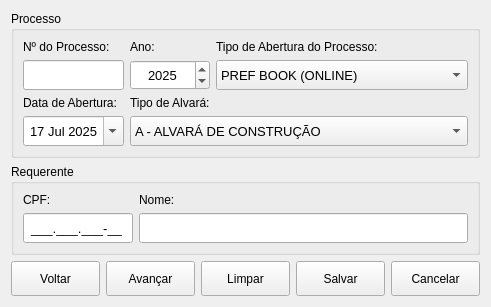
       <widget class="QWidget" name="tabProcesso">
        <attribute name="title">
         <string>Processo</string>
        </attribute>
        <layout class="QVBoxLayout" name="tabProcessoVertical">
         <item>
          <layout class="QVBoxLayout" name="verticalLayoutProcesso">
           <item>
            <widget class="QGroupBox" name="groupBoxProcesso">
             <property name="sizePolicy">
              <sizepolicy hsizetype="Preferred" vsizetype="Maximum">
               <horstretch>0</horstretch>
               <verstretch>0</verstretch>
              </sizepolicy>
             </property>
             <property name="maximumSize">
              <size>
               <width>16777215</width>
               <height>200</height>
              </size>
             </property>
             <property name="title">
              <string>Processo</string>
             </property>
             <layout class="QGridLayout" name="groupBoxProcessoGrid" columnstretch="0">
              <item row="0" column="0">
               <layout class="QGridLayout" name="gridLayoutProcesso" rowstretch="0,0" columnstretch="1,1,2">
                <item row="0" column="0">
                 <layout class="QVBoxLayout" name="verticalLayout0_0" stretch="0,0">
                  <item>
                   <widget class="QLabel" name="labelProcesso">
                    <property name="sizePolicy">
                     <sizepolicy hsizetype="Preferred" vsizetype="Fixed">
                      <horstretch>0</horstretch>
                      <verstretch>0</verstretch>
                     </sizepolicy>
                    </property>
                    <property name="text">
                     <string>Nº do Processo:</string>
                    </property>
                   </widget>
                  </item>
                  <item>
                   <widget class="QLineEdit" name="lineEditProcesso">
                    <property name="sizePolicy">
                     <sizepolicy hsizetype="Expanding" vsizetype="Minimum">
                      <horstretch>0</horstretch>
                      <verstretch>0</verstretch>
                     </sizepolicy>
                    </property>
                    <property name="minimumSize">
                     <size>
                      <width>0</width>
                      <height>30</height>
                     </size>
                    </property>
                    <property name="font">
                     <font>
                      <family>Arial</family>
                      <pointsize>10</pointsize>
                     </font>
                    </property>
                    <property name="layoutDirection">
                     <enum>Qt::LeftToRight</enum>
                    </property>
                    <property name="inputMethodHints">
                     <set>Qt::ImhNone</set>
                    </property>
                    <property name="inputMask">
                     <string/>
                    </property>
                    <property name="alignment">
                     <set>Qt::AlignRight|Qt::AlignTrailing|Qt::AlignVCenter</set>
                    </property>
                    <property name="placeholderText">
                     <string/>
                    </property>
                   </widget>
                  </item>
                 </layout>
                </item>
                <item row="1" column="0">
                 <layout class="QVBoxLayout" name="verticalLayout1_0" stretch="0,0">
                  <item>
                   <widget class="QLabel" name="labelAbertura">
                    <property name="sizePolicy">
                     <sizepolicy hsizetype="Preferred" vsizetype="Fixed">
                      <horstretch>0</horstretch>
                      <verstretch>0</verstretch>
                     </sizepolicy>
                    </property>
                    <property name="text">
                     <string>Data de Abertura:</string>
                    </property>
                   </widget>
                  </item>
                  <item>
                   <widget class="QDateEdit" name="dateEditAbertura">
                    <property name="sizePolicy">
                     <sizepolicy hsizetype="Expanding" vsizetype="Minimum">
                      <horstretch>0</horstretch>
                      <verstretch>0</verstretch>
                     </sizepolicy>
                    </property>
                    <property name="minimumSize">
                     <size>
                      <width>0</width>
                      <height>30</height>
                     </size>
                    </property>
                    <property name="font">
                     <font>
                      <family>Arial</family>
                      <pointsize>10</pointsize>
                     </font>
                    </property>
                    <property name="alignment">
                     <set>Qt::AlignCenter</set>
                    </property>
                    <property name="dateTime">
                     <datetime>
                      <hour>0</hour>
                      <minute>0</minute>
                      <second>0</second>
                      <year>2025</year>
                      <month>7</month>
                      <day>17</day>
                     </datetime>
                    </property>
                    <property name="calendarPopup">
                     <bool>true</bool>
                    </property>
                    <property name="timeSpec">
                     <enum>Qt::LocalTime</enum>
                    </property>
                   </widget>
                  </item>
                 </layout>
                </item>
                <item row="0" column="1">
                 <layout class="QVBoxLayout" name="verticalLayout0_1">
                  <item>
                   <widget class="QLabel" name="labelAno">
                    <property name="sizePolicy">
                     <sizepolicy hsizetype="Preferred" vsizetype="Fixed">
                      <horstretch>0</horstretch>
                      <verstretch>0</verstretch>
                     </sizepolicy>
                    </property>
                    <property name="text">
                     <string>Ano:</string>
                    </property>
                   </widget>
                  </item>
                  <item>
                   <widget class="QSpinBox" name="spinBoxAno">
                    <property name="sizePolicy">
                     <sizepolicy hsizetype="Expanding" vsizetype="Minimum">
                      <horstretch>0</horstretch>
                      <verstretch>0</verstretch>
                     </sizepolicy>
                    </property>
                    <property name="minimumSize">
                     <size>
                      <width>0</width>
                      <height>30</height>
                     </size>
                    </property>
                    <property name="font">
                     <font>
                      <family>Arial</family>
                      <pointsize>10</pointsize>
                     </font>
                    </property>
                    <property name="wrapping">
                     <bool>false</bool>
                    </property>
                    <property name="alignment">
                     <set>Qt::AlignCenter</set>
                    </property>
                    <property name="suffix">
                     <string/>
                    </property>
                    <property name="minimum">
                     <number>1500</number>
                    </property>
                    <property name="maximum">
                     <number>2900</number>
                    </property>
                    <property name="value">
                     <number>2025</number>
                    </property>
                   </widget>
                  </item>
                 </layout>
                </item>
                <item row="0" column="2">
                 <layout class="QVBoxLayout" name="verticalLayout0_2">
                  <item>
                   <widget class="QLabel" name="labelTipoProcesso">
                    <property name="sizePolicy">
                     <sizepolicy hsizetype="Preferred" vsizetype="Fixed">
                      <horstretch>0</horstretch>
                      <verstretch>0</verstretch>
                     </sizepolicy>
                    </property>
                    <property name="text">
                     <string>Tipo de Abertura do Processo:</string>
                    </property>
                   </widget>
                  </item>
                  <item>
                   <widget class="QComboBox" name="comboBoxTipoProcesso">
                    <property name="sizePolicy">
                     <sizepolicy hsizetype="Expanding" vsizetype="Minimum">
                      <horstretch>0</horstretch>
                      <verstretch>0</verstretch>
                     </sizepolicy>
                    </property>
                    <property name="minimumSize">
                     <size>
                      <width>0</width>
                      <height>30</height>
                     </size>
                    </property>
                    <property name="font">
                     <font>
                      <family>Arial</family>
                      <pointsize>10</pointsize>
                     </font>
                    </property>
                    <item>
                     <property name="text">
                      <string>PREF BOOK (ONLINE)</string>
                     </property>
                     <property name="icon">
                      <iconset resource="resources.qrc">
                       <normaloff>:/img/e_proc_laranja.png</normaloff>:/img/e_proc_laranja.png</iconset>
                     </property>
                    </item>
                    <item>
                     <property name="text">
                      <string>PROTOCOLO (PRESENCIALMENTE)</string>
                     </property>
                     <property name="icon">
                      <iconset resource="resources.qrc">
                       <normaloff>:/img/e_proc_azul.png</normaloff>:/img/e_proc_azul.png</iconset>
                     </property>
                    </item>
                   </widget>
                  </item>
                 </layout>
                </item>
                <item row="1" column="1" colspan="2">
                 <layout class="QVBoxLayout" name="verticalLayout1_1">
                  <item>
                   <widget class="QLabel" name="labelTipoAlvara">
                    <property name="sizePolicy">
                     <sizepolicy hsizetype="Preferred" vsizetype="Fixed">
                      <horstretch>0</horstretch>
                      <verstretch>0</verstretch>
                     </sizepolicy>
                    </property>
                    <property name="text">
                     <string>Tipo de Alvará:</string>
                    </property>
                   </widget>
                  </item>
                  <item>
                   <widget class="QComboBox" name="comboBoxTipoAlvara">
                    <property name="sizePolicy">
                     <sizepolicy hsizetype="Expanding" vsizetype="Minimum">
                      <horstretch>0</horstretch>
                      <verstretch>0</verstretch>
                     </sizepolicy>
                    </property>
                    <property name="minimumSize">
                     <size>
                      <width>0</width>
                      <height>30</height>
                     </size>
                    </property>
                    <property name="font">
                     <font>
                      <family>Arial</family>
                      <pointsize>10</pointsize>
                     </font>
                    </property>
                    <item>
                     <property name="text">
                      <string>A - ALVARÁ DE CONSTRUÇÃO</string>
                     </property>
                    </item>
                    <item>
                     <property name="text">
                      <string>B - ALVARÁ DE AMPLIAÇÃO</string>
                     </property>
                    </item>
                    <item>
                     <property name="text">
                      <string>C - ALVARÁ DE TRANSFORMAÇÃO</string>
                     </property>
                    </item>
                    <item>
                     <property name="text">
                      <string>D - ALVARÁ DE REGULARIZAÇÃO</string>
                     </property>
                    </item>
                   </widget>
                  </item>
                 </layout>
                </item>
               </layout>
              </item>
             </layout>
            </widget>
           </item>
           <item>
            <widget class="QGroupBox" name="groupBoxRequerente">
             <property name="sizePolicy">
              <sizepolicy hsizetype="Preferred" vsizetype="Maximum">
               <horstretch>0</horstretch>
               <verstretch>0</verstretch>
              </sizepolicy>
             </property>
             <property name="maximumSize">
              <size>
               <width>16777215</width>
               <height>100</height>
              </size>
             </property>
             <property name="title">
              <string>Requerente</string>
             </property>
             <layout class="QGridLayout" name="groupBoxRequerenteGrid">
              <item row="0" column="0">
               <layout class="QGridLayout" name="gridLayoutRequerente" columnstretch="1,3">
                <item row="0" column="0">
                 <layout class="QVBoxLayout" name="verticalLayoutRequerente0_0">
                  <item>
                   <widget class="QLabel" name="labelRequerenteCPF_3">
                    <property name="sizePolicy">
                     <sizepolicy hsizetype="Preferred" vsizetype="Fixed">
                      <horstretch>0</horstretch>
                      <verstretch>0</verstretch>
                     </sizepolicy>
                    </property>
                    <property name="text">
                     <string>CPF:</string>
                    </property>
                   </widget>
                  </item>
                  <item>
                   <widget class="QLineEdit" name="lineEditRequerenteCPF_2">
                    <property name="sizePolicy">
                     <sizepolicy hsizetype="Expanding" vsizetype="Minimum">
                      <horstretch>0</horstretch>
                      <verstretch>0</verstretch>
                     </sizepolicy>
                    </property>
                    <property name="minimumSize">
                     <size>
                      <width>0</width>
                      <height>30</height>
                     </size>
                    </property>
                    <property name="maximumSize">
                     <size>
                      <width>16777215</width>
                      <height>16777215</height>
                     </size>
                    </property>
                    <property name="font">
                     <font>
                      <family>Arial</family>
                      <pointsize>10</pointsize>
                     </font>
                    </property>
                    <property name="inputMask">
                     <string>000.000.000-00;_</string>
                    </property>
                    <property name="alignment">
                     <set>Qt::AlignCenter</set>
                    </property>
                    <property name="placeholderText">
                     <string/>
                    </property>
                   </widget>
                  </item>
                 </layout>
                </item>
                <item row="0" column="1">
                 <layout class="QVBoxLayout" name="verticalLayoutRequerente0_1">
                  <item>
                   <widget class="QLabel" name="labelRequerenteNome">
                    <property name="sizePolicy">
                     <sizepolicy hsizetype="Preferred" vsizetype="Fixed">
                      <horstretch>0</horstretch>
                      <verstretch>0</verstretch>
                     </sizepolicy>
                    </property>
                    <property name="text">
                     <string>Nome:</string>
                    </property>
                   </widget>
                  </item>
                  <item>
                   <widget class="QLineEdit" name="lineEditRequerenteNome">
                    <property name="sizePolicy">
                     <sizepolicy hsizetype="Expanding" vsizetype="Minimum">
                      <horstretch>0</horstretch>
                      <verstretch>0</verstretch>
                     </sizepolicy>
                    </property>
                    <property name="minimumSize">
                     <size>
                      <width>0</width>
                      <height>30</height>
                     </size>
                    </property>
                    <property name="maximumSize">
                     <size>
                      <width>16777215</width>
                      <height>16777215</height>
                     </size>
                    </property>
                    <property name="font">
                     <font>
                      <family>Arial</family>
                      <pointsize>10</pointsize>
                     </font>
                    </property>
                    <property name="inputMask">
                     <string/>
                    </property>
                    <property name="placeholderText">
                     <string/>
                    </property>
                   </widget>
                  </item>
                 </layout>
                </item>
               </layout>
              </item>
             </layout>
            </widget>
           </item>
           <item>
            <layout class="QHBoxLayout" name="horizontalLayoutBotoes">
             <item>
              <widget class="QPushButton" name="commandLinkVoltarProcesso">
               <property name="sizePolicy">
                <sizepolicy hsizetype="Minimum" vsizetype="Minimum">
                 <horstretch>0</horstretch>
                 <verstretch>0</verstretch>
                </sizepolicy>
               </property>
               <property name="minimumSize">
                <size>
                 <width>0</width>
                 <height>35</height>
                </size>
               </property>
               <property name="maximumSize">
                <size>
                 <width>16777215</width>
                 <height>50</height>
                </size>
               </property>
               <property name="text">
                <string>Voltar</string>
               </property>
               <property name="icon">
                <iconset resource="resources.qrc">
                 <normaloff>:/img/icone_voltar.png</normaloff>:/img/icone_voltar.png</iconset>
               </property>
              </widget>
             </item>
             <item>
              <widget class="QPushButton" name="commandLinkAvancarProcesso">
               <property name="sizePolicy">
                <sizepolicy hsizetype="Minimum" vsizetype="Minimum">
                 <horstretch>0</horstretch>
                 <verstretch>0</verstretch>
                </sizepolicy>
               </property>
               <property name="minimumSize">
                <size>
                 <width>0</width>
                 <height>35</height>
                </size>
               </property>
               <property name="maximumSize">
                <size>
                 <width>16777215</width>
                 <height>50</height>
                </size>
               </property>
               <property name="text">
                <string>Avançar</string>
               </property>
               <property name="icon">
                <iconset resource="resources.qrc">
                 <normaloff>:/img/icone_avancar.png</normaloff>:/img/icone_avancar.png</iconset>
               </property>
              </widget>
             </item>
             <item>
              <widget class="QPushButton" name="commandLinkLimparProcesso">
               <property name="sizePolicy">
                <sizepolicy hsizetype="Minimum" vsizetype="Minimum">
                 <horstretch>0</horstretch>
                 <verstretch>0</verstretch>
                </sizepolicy>
               </property>
               <property name="minimumSize">
                <size>
                 <width>0</width>
                 <height>35</height>
                </size>
               </property>
               <property name="maximumSize">
                <size>
                 <width>16777215</width>
                 <height>50</height>
                </size>
               </property>
               <property name="text">
                <string>Limpar</string>
               </property>
               <property name="icon">
                <iconset resource="resources.qrc">
                 <normaloff>:/img/limpar.png</normaloff>:/img/limpar.png</iconset>
               </property>
              </widget>
             </item>
             <item>
              <widget class="QPushButton" name="commandLinkSalvarProcesso">
               <property name="sizePolicy">
                <sizepolicy hsizetype="Minimum" vsizetype="Minimum">
                 <horstretch>0</horstretch>
                 <verstretch>0</verstretch>
                </sizepolicy>
               </property>
               <property name="minimumSize">
                <size>
                 <width>0</width>
                 <height>35</height>
                </size>
               </property>
               <property name="maximumSize">
                <size>
                 <width>16777215</width>
                 <height>50</height>
                </size>
               </property>
               <property name="text">
                <string>Salvar</string>
               </property>
               <property name="icon">
                <iconset resource="resources.qrc">
                 <normaloff>:/img/icone_pin.png</normaloff>:/img/icone_pin.png</iconset>
               </property>
              </widget>
             </item>
             <item>
              <widget class="QPushButton" name="commandLinkCancelarProcesso">
               <property name="sizePolicy">
                <sizepolicy hsizetype="Minimum" vsizetype="Minimum">
                 <horstretch>0</horstretch>
                 <verstretch>0</verstretch>
                </sizepolicy>
               </property>
               <property name="minimumSize">
                <size>
                 <width>0</width>
                 <height>35</height>
                </size>
               </property>
               <property name="maximumSize">
                <size>
                 <width>16777215</width>
                 <height>50</height>
                </size>
               </property>
               <property name="text">
                <string>Cancelar</string>
               </property>
               <property name="icon">
                <iconset resource="resources.qrc">
                 <normaloff>:/img/x.png</normaloff>:/img/x.png</iconset>
               </property>
               <property name="checkable">
                <bool>false</bool>
               </property>
               <property name="checked">
                <bool>false</bool>
               </property>
              </widget>
             </item>
            </layout>
           </item>
          </layout>
         </item>
        </layout>
       </widget>
